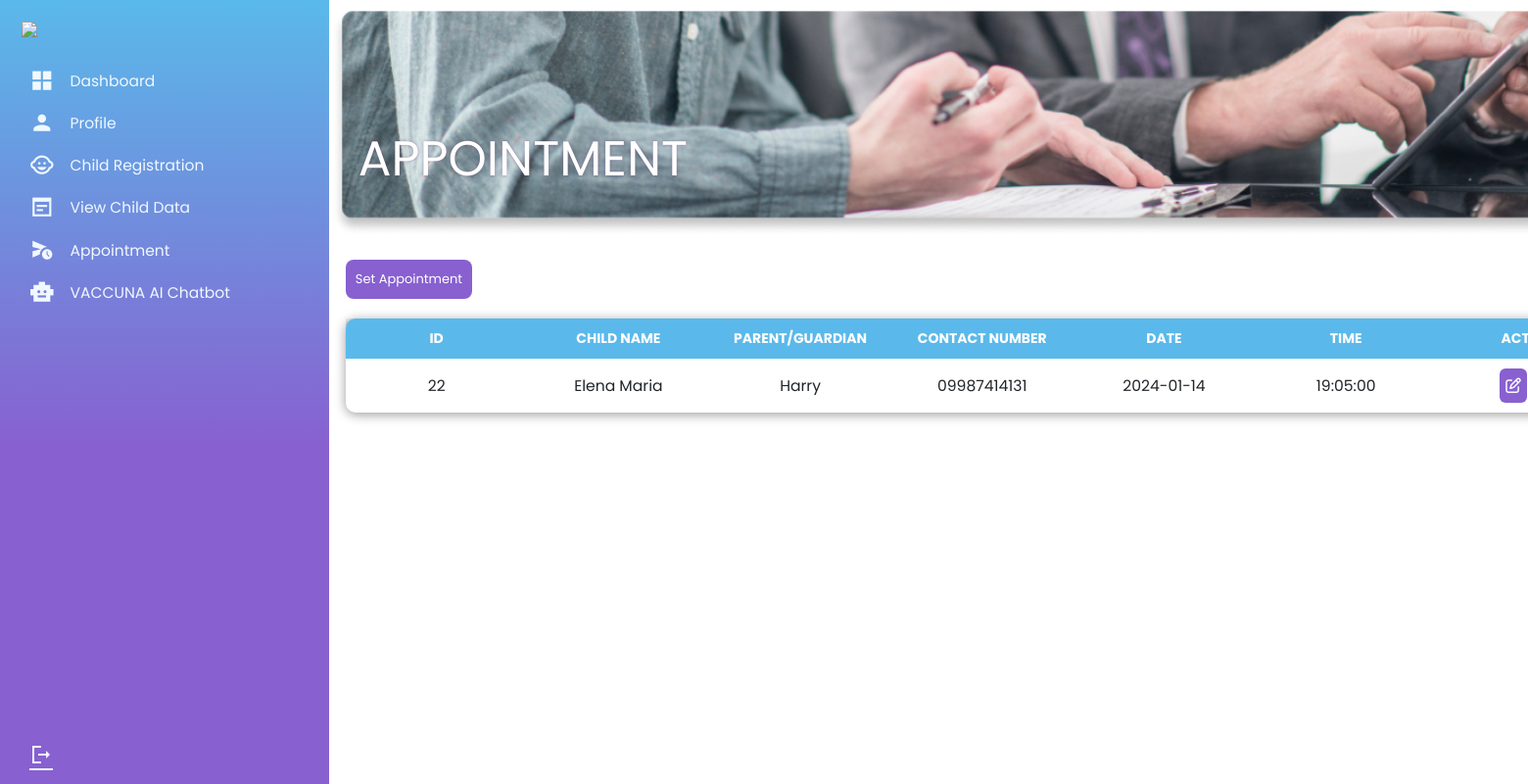
Screenshot of /Parent/Appointment-Page.php (signed in) with the database file from the repository.
### tables this page shows
CREATE TABLE `appointmenttable` (
  `appt_id` int(11) NOT NULL,
  `userid` int(11) NOT NULL,
  `cid` int(11) NOT NULL,
  `vacid` int(11) NOT NULL,
  `appt_time` time DEFAULT NULL,
  `appt_date` date NOT NULL,
  `dose` int(11) NOT NULL,
  `child_name` varchar(50) NOT NULL,
  `guardian_name` varchar(50) NOT NULL,
  `contact_number` varchar(50) DEFAULT NULL,
  `age` varchar(50) DEFAULT NULL,
  `email` varchar(50) NOT NULL,
  `appointment_status` int(11) DEFAULT 0,
  `vaccine_administer` varchar(100) DEFAULT NULL,
  `for_reason` varchar(50) DEFAULT NULL,
  `status_desc` varchar(100) NOT NULL
);

### Parent_appointment/appointment_page_view.php (called while the page is built, shortened)
<?php
include '../config.php';
$userid = $_SESSION['user_id'];
$select = mysqli_query($conn, "SELECT a.* FROM appointmenttable a WHERE a.userid = $userid AND a.appointment_status = 1 ") or die('query failed');
$appointmenttable = mysqli_fetch_all($select, MYSQLI_ASSOC);
?>

### Parent/Appointment-Page.php (the view, shortened to what this page needs)
<!DOCTYPE html>
<html>
<link rel="stylesheet" href="./css/style3.css">
 <?php include('../include/include.php'); ?>
<?php include('../templates/Header.php'); ?>
<?php
    include('../Parent_appointment/appointment_page_view.php');
?>
<body>
    <div class="dash-container">
        <div  class="dash-container1">
         <?php include('../templates/Select-Child-Dash.php'); ?>
        </div>
         <main>
            <div class="appt-board">
                <img src="./images/Appointment.png">
            <div class="appt-board-text">
                <h1>APPOINTMENT</h1>
            </div>
            <div class="SetAppt-Button">
                <button type="button" id="open_appointment_form">Set Appointment</button>
            </div>
            <div class="Appt-table">
                <div class="ApptTable_section">
                                     <table>
                                        <thead>
                                            <tr>
                                                <th>ID</th>
                                                <th>CHILD NAME</th>
                                                <th>PARENT/GUARDIAN</th>
                                                <th>CONTACT NUMBER</th>
                                                <th>DATE</th>
                                                <th>TIME</th>
                                                <th>ACTION</th>
                                            </tr>
                                        </thead>
                                        <tbody>
                                            <?php
                                                foreach($appointmenttable as $info){
                                                    $appt_id = $info['appt_id'];
                                                    $appt_time = $info['appt_time'];
                                                    $appt_date = $info['appt_date'];
                                                    $child_name = $info['child_name'];
                                                    $guardian_name = $info['guardian_name'];
                                                    $contact_number = $info['contact_number'];
                                            ?>
                                             <tr>
                                                <td>
                                                    <text><?php echo $appt_id; ?></text>
                                                </td>
                                                <td>
                                                    <text><?php echo $child_name; ?></text>
                                                </td>
                                                <td>
                                                    <text><?php echo $guardian_name; ?></text>
                                                </td>
                                                <td>
                                                    <text><?php echo $contact_number; ?></text>
                                                </td>
                                                <td>
                                                    <text><?php echo $appt_date; ?></text>
                                                </td>
                                                <td>
                                                    <text><?php echo $appt_time; ?></text>
                                                </td>
                                                <td>
                                                    <button id="update_record-<?php echo $appt_id; ?>">
                                                                 <i class='fa fa-edit'></i></button>
                                                </td>
                                            </tr>
                                            <?php } ?>
                                        </tbody>
                                    </table>
                                </div>
                        </div>
                    </div>
                </div>
      <link rel="stylesheet" href="https://code.jquery.com/ui/1.12.1/themes/base/jquery-ui.css">
</body>
</html>

### Parent/css/style3.css (style rules this page uses)
th, td { border-bottom: 1px solid #dddddd; padding: 10px 5px; word-break: break-all; text-align: center; }
.appt-board { position: relative; }
.appt-board img { padding: 8px 85px; width: 1500px; }
.appt-board-text { position: absolute; top: 100px; padding: 25px 113px; }
.appt-board h1 { color: rgb(255, 255, 255); text-shadow: 0px 0px 3px rgba(101, 53, 113, 0.5); font-family: 'Poppins', sans-serif; font-size: 50px; font-style: normal; font-weight: 400; line-height: normal; }
.Appt-table { width: 100%; padding: 50px 30px; margin-left: 70px; margin-top: -30px; }
.Appt-table table { width: 100%; table-layout: fixed; width: 1300px; min-width: 900px; border-collapse: collapse; background-color: #ffffff; border: none; font-size:larger; border-radius: 10px; box-shadow: 0 2px 12px 0 rgba(0, 0, 0, .4); }
.Appt-table button { border: none; outline: none; border-radius: 6px; cursor: pointer; padding: 6px; color: #ffffff; transition: .3s ease; }
td button:nth-child(1) { background-color: #8860D0; }
.ApptTable_section thead th { position: sticky; top: 0; text-align: center; background-color: #5AB9EA; color: #ffffff; font-size: 14px; border: none; box-shadow: 0 2px 12px 0 rgba(0, 0, 0, .4); }
.ApptTable_section thead th:nth-child(1) { border-radius: 10px 0 0 0; }
.ApptTable_section thead th:nth-child(7) { border-radius: 0 10px 0 0; }
.SetAppt-Button { margin-top: 15px; margin-left: 100px; }
.SetAppt-Button button { padding: 10px; background-color: #8860D0; color: #fff; border: none; border-radius: 8px; cursor: pointer; }

### assets/css/style1.css (style rules this page uses)
* { margin: 0; padding: 0; outline: 0; border: 0; text-decoration: none; list-style: none; box-sizing: border-box; }
body { display: grid; height: 100%; font-family: Poppins, sans-serif; font-size: 13px; background: white; background-size: cover; background-repeat: no-repeat; background-position: center center; user-select: none; overflow-x: hidden; }
.dash-container { display: grid; width: 96%; gap: 1.8rem; grid-template-columns: 14rem auto 23rem; }
img { display: block; width: 100%; }

### rows the page displays
appointmenttable: appt_id "22", child_name "Elena Maria", guardian_name "Harry", contact_number "09987414131", appt_date "2024-01-14", appt_time "19:05:00"
